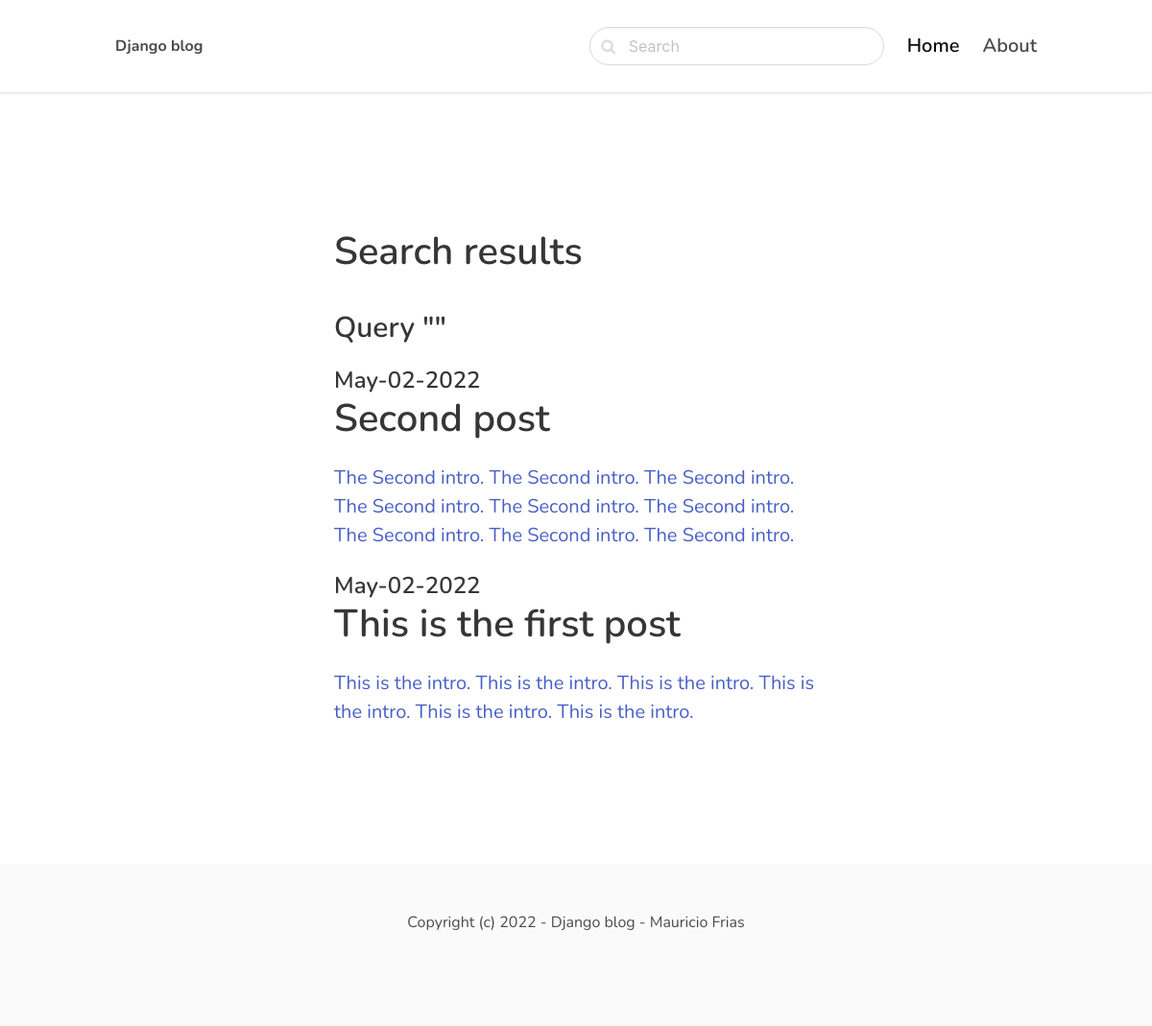
The app's page /search/ with its own data.
### blog/models.py (models this page shows, shortened)
class Post(models.Model):
    ACTIVE = 'active'
    DRAFT = 'draft'
    CHOICES_STATUS = (
        (ACTIVE, 'Active'),
        (DRAFT, 'Draft')
    )
    category = models.ForeignKey(Category, related_name='posts', on_delete=models.CASCADE)
    title = models.CharField(max_length=255)
    slug = models.SlugField()
    intro = models.TextField()
    body = models.TextField()
    created_at = models.DateTimeField(auto_now_add=True)
    status = models.CharField(max_length=10, choices=CHOICES_STATUS, default=ACTIVE)
    image = models.ImageField(upload_to='uploads/', blank=True, null=True)
    class Meta:
        ordering = ('-created_at',)

### blog/views.py (the view)
# urls.py: path('search/', views.search, name='search'),
def search(request):
    query = request.GET.get('query', '')
    posts = Post.objects.filter(status=Post.ACTIVE).filter(Q(title__icontains=query) | Q(intro__icontains=query) | Q(body__icontains=query))
    return render(request, 'blog/search.html', {'posts': posts, 'query': query})

### blog/templates/blog/search.html (shortened to what this page needs)
{% extends 'core/base.html' %}
{% block content %}
    <section class="hero">
        <div class="hero-body">
            <div class="container">
                <section class="section">
                    <div class="columns">
                        <div class="column is-8 is-offset-2">
                            <div class="content is-medium">
                                <h1>Search results</h1>
                                <h3>Query "{{ query }}"</h3>
                            </div>
                            {% for post in posts %}
                                <div class="content is-medium">
                                    <a href="{% url 'post_detail' post.category.slug post.slug %}">
                                        <h2 class="subtitle is-4">{{ post.created_at |date:'M-d-Y ' }}</h2>
                                        <h1 class="title">{{ post.title }}</h1>
                                        <p>{{ post.intro }}</p>
                                    </a>
                                </div>
                            {% empty %}
                                <div class="content">
                                    <p>No results for the given query...</p>
                                </div>
                            {% endfor %}
                        </div>
                    </div>
                </section>
            </div>
        </div>
    </section>
{% endblock %}

### core/templates/core/base.html (style rules this page uses)
body { font-family: "Nunito", sans-serif; }

### records on screen
Post: created_at "May-02-2022", title "Second post", intro "The Second intro. The Second intro. The Second intro. The Second intro. The Second intro. The Second intro. The Second intro. The Second intro. The Second intro."
Post: created_at "May-02-2022", title "This is the first post", intro "This is the intro. This is the intro. This is the intro. This is the intro. This is the intro. This is the intro."
